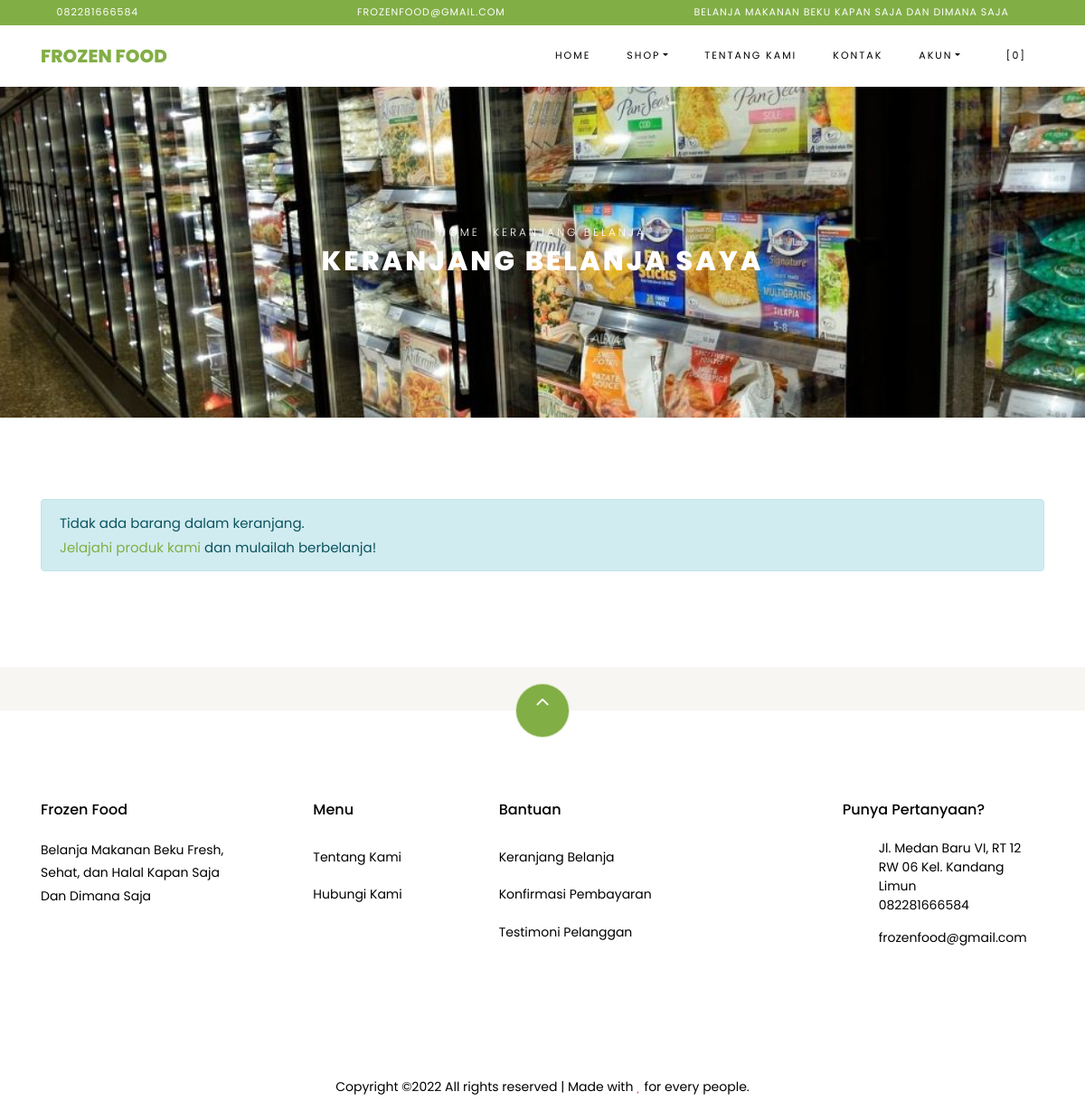
The app's page /index.php/shop/cart with its own data.
### tables this page shows
CREATE TABLE `settings` (
  `id` int(10) NOT NULL,
  `key` varchar(32) NOT NULL,
  `content` text NOT NULL
);

### application/helpers/themes_helper.php (called while the page is built, shortened)
<?php
if ( ! function_exists('get_theme_name'))
{
    function get_theme_name() {
        $current_theme = get_settings('current_theme_name');
        return ($current_theme) ? $current_theme : false;
    }
}
if ( ! function_exists('get_template_part'))
{
    function get_template_part($file_name = null, $params = array()) {
        if ($file_name !== '') {
            $current_theme = get_theme_name();
            if ( file_exists($file_location = VIEWPATH .'themes/'. $current_theme .'/'. $file_name .'.php')) {
                $CI =& get_instance();
                $CI->load->view('themes/'. $current_theme .'/'. $file_name, $params);
            }
            else {
                echo '<div>Kesalahan: berkas tema <b>'. $file_name .'.php</b> tidak ditemukan.<br>Lokasi berkas: <b>'. $file_location .'</b></div>';
            }
        }
    }
}
if ( ! function_exists('get_header'))
{
    function get_header($params = null, $section = '', $current_section = '') {
        $load_params = array();
        if ( is_null($params)) {
            $load_params['title'] = get_settings('site_name');
        }
        else if ( is_string($params)) {
            $load_params['title'] = $params;
        }
        $load_params['sidebar_section'] = $section;
        $load_params['current_section'] = $current_section;
        get_template_part('header', $load_params);
    }
}
if ( ! function_exists('get_footer'))
{
    function get_footer($params = array()) {
        get_template_part('footer', $params);
    }
}
if ( ! function_exists('get_theme_uri'))
{
    function get_theme_uri($file_name = null, $theme_name = NULL)
    {
        $theme_name = ($theme_name == NULL) ? get_theme_name() : $theme_name;
        return is_null($file_name) ? base_url('assets/themes/'. $theme_name .'/') : base_url('assets/themes/'. $theme_name .'/'. $file_name) ;
    }
}

### application/controllers/Shop.php (called while the page is built, shortened)
<?php
class Shop extends CI_Controller {
    public function cart()
    {
        $cart['carts'] = $this->cart->contents();
        $cart['total_cart'] = $this->cart->total();
        $ongkir = ($cart['total_cart'] >= get_settings('min_shop_to_free_shipping_cost')) ? 0 : get_settings('shipping_cost');
        $cart['total_price'] = $cart['total_cart'] + $ongkir;
        get_header('Keranjang Belanja');
        get_template_part('shop/cart', $cart);
        get_footer();
    }
}

### index.php (called while the page is built, shortened)
<?php
require_once BASEPATH . 'core/CodeIgniter.php';

### application/helpers/global_helper.php (called while the page is built, shortened)
<?php
if (!function_exists('get_settings')) {
    function get_settings($key = '')
    {
        $CI = &get_instance();
        $row = $CI->db
            ->select('content')
            ->where('key', $key)
            ->get('settings')
            ->row();
        return $row->content;
    }
}
if (!function_exists('get_store_name')) {
    function get_store_name()
    {
        return get_settings('store_name');
    }
}

### application/helpers/session_helper.php (called while the page is built, shortened)
<?php
if (!function_exists('init')) {
    function init()
    {
        $CI = &get_instance();
        return $CI;
    }
}
if (!function_exists('session_data')) {
    function session_data()
    {
        $CI = init();
        $read_session_in_cookie = get_cookie('__ACTIVE_SESSION_DATA');
        $read_session_in_session = $CI->session->userdata('__ACTIVE_SESSION_DATA');
        if ($read_session_in_cookie) {
            $read_data = $CI->encryption->decrypt($read_session_in_cookie);
            $read_data = json_decode($read_data);
            return $read_data;
        } else if ($read_session_in_session) {
            $read_data = $CI->encryption->decrypt($read_session_in_session);
            $read_data = json_decode($read_data);
            return $read_data;
        } else {
            $default_session = new stdClass();
            $default_session->is_login = FALSE;
            $default_session->user_id = 0;
            $default_session->login_at = 0;
            $default_session->remember_me = FALSE;
            return $default_session;
        }
    }
}

### application/views/themes/vegefoods/shop/cart.php (the view, shortened to what this page needs)
<div class="hero-wrap hero-bread" style="background-image: url('<?php echo get_theme_uri('images/bg_1.jpg'); ?>');">
    <div class="container">
      <div class="row no-gutters slider-text align-items-center justify-content-center">
        <div class="col-md-9 ftco-animate text-center">
            <p class="breadcrumbs"><span class="mr-2"><?php echo anchor(base_url(), 'Home'); ?></span> <span>Keranjang Belanja</span></p>
          <h1 class="mb-0 bread">Keranjang Belanja Saya</h1>
        </div>
      </div>
    </div>
  </div>
  <section class="ftco-section ftco-Keranjang Belanja">
          <div class="container">
          <?php if ( count($carts) > 0) : ?>
            <form action="<?php echo site_url('shop/checkout'); ?>" method="POST">
              <div class="row">
              <div class="col-md-12 ftco-animate">
                  <div class="cart-list">
                      <table class="table">
                          <thead class="thead-primary">
                            <tr class="text-center">
                              <th>&nbsp;</th>
                              <th>&nbsp;</th>
                              <th>Produk</th>
                              <th>Harga</th>
                              <th>Kuantitas</th>
                              <th>Sub Total</th>
                            </tr>
                          </thead>
                          <tbody>
                              <?php foreach ($carts as $item) : ?>
                            <tr class="text-center cart-<?php echo $item['rowid']; ?>">
                              <td class="product-remove"><a href="#" class="remove-item" data-rowid="<?php echo $item['rowid']; ?>"><span class="ion-ios-close"></span></a></td>
                              <td class="image-prod"><div class="img img-fluid rounded" style="background-image:url(<?php echo get_product_image($item['id']); ?>);"></div></td>
                              <td class="product-name">
                                  <h3><?php echo $item['name']; ?></h3>
                              </td>
                              <td class="price">Rp <?php echo format_rupiah($item['price']); ?></td>
                              <td class="quantity">
                                  <div class="input-group mb-3">
                                   <input type="text" name="quantity[<?php echo $item['rowid']; ?>]" class="quantity form-control input-number" value="<?php echo $item['qty']; ?>" min="1" max="100">
                                </div>
                            </td>
                              <td class="total">Rp <?php echo format_rupiah($item['subtotal']); ?></td>
                            </tr>
                              <?php endforeach; ?>
                          </tbody>
                        </table>
                    </div>
              </div>
          </div>
          <div class="row justify-content-end">
              <div class="col-lg-4 mt-5 cart-wrap ftco-animate">
                  <div class="cart-total mb-3">
                      <h3>Kode Kupon</h3>
                      <p>Punya kode kupon? Gunakan kupon kamu untuk mendapatkan potongan harga menarik</p>
                <div class="form-group">
                    <label for="code">Kode:</label>
                  <input id="code" name="coupon_code" type="text" class="form-control text-left px-3" placeholder="">
                </div>
                  </div>
              </div>
              <div class="col-lg-4 mt-5 cart-wrap ftco-animate">
                  <div class="cart-total mb-3">
                      <h3>Rincian Keranjang</h3>
                      <p class="d-flex">
                          <span>Subtotal</span>
                          <span class="n-subtotal font-weight-bold">Rp <?php echo format_rupiah($total_cart); ?></span>
                      </p>
                      <p class="d-flex">
                          <span>Biaya pengiriman</span>
                          <?php if ( $total_cart >= get_settings('min_shop_to_free_shipping_cost')) : ?>
                          <span class="n-ongkir font-weight-bold">Gratis</span>
                          <?php else : ?>
                            <span class="n-ongkir font-weight-bold">Rp <?php echo format_rupiah(get_settings('shipping_cost')); ?></span>
                          <?php endif; ?>
                      </p>
                      <hr>
                      <p class="d-flex total-price">
                          <span>Total</span>
                          <span class="n-total font-weight-bold">Rp <?php echo format_rupiah($total_price); ?></span>
                      </p>
                  </div>
                  <p><button type="submit" class="btn btn-primary py-3 px-4">Checkout</button></p>
              </div>
          </div>
          </form>
          <?php else : ?>
            <div class="row">
              <div class="col-md-12 ftco-animate">
                <div class="alert alert-info">Tidak ada barang dalam keranjang.<br><?php echo anchor('browse', 'Jelajahi produk kami'); ?> dan mulailah berbelanja!</div>
              </div>
            </div>
          <?php endif; ?>
          </div>
      </section>

### application/views/themes/vegefoods/header.php (shortened to what this page needs)
?><!DOCTYPE html>
<html lang="en">
  <head>
    <link rel="stylesheet" href="<?php echo get_theme_uri('css/open-iconic-bootstrap.min.css'); ?>">
    <link rel="stylesheet" href="<?php echo get_theme_uri('css/animate.css'); ?>">
    <link rel="stylesheet" href="<?php echo get_theme_uri('css/owl.carousel.min.css'); ?>">
    <link rel="stylesheet" href="<?php echo get_theme_uri('css/owl.theme.default.min.css'); ?>">
    <link rel="stylesheet" href="<?php echo get_theme_uri('css/magnific-popup.css'); ?>">
    <link rel="stylesheet" href="<?php echo get_theme_uri('css/aos.css'); ?>">
	<link rel="stylesheet" href="<?php echo get_theme_uri('css/ionicons.min.css'); ?>">
	<link rel="stylesheet" href="<?php echo get_theme_uri('js/plugins/@fortawesome/fontawesome-free/css/all.min.css', 'argon'); ?>">
    <link rel="stylesheet" href="<?php echo get_theme_uri('css/bootstrap-datepicker.css'); ?>">
    <link rel="stylesheet" href="<?php echo get_theme_uri('css/jquery.timepicker.css'); ?>">
    <link rel="stylesheet" href="<?php echo get_theme_uri('css/flaticon.css'); ?>">
    <link rel="stylesheet" href="<?php echo get_theme_uri('css/icomoon.css'); ?>">
	<link rel="stylesheet" href="<?php echo get_theme_uri('css/style.css'); ?>">
	<link rel="stylesheet" href="<?php echo base_url('assets/plugins/toastr/toastr.min.css'); ?>">
  </head>
  <body class="goto-here">
		<div class="py-1 bg-primary">
    	<div class="container">
    		<div class="row no-gutters d-flex align-items-start align-items-center px-md-0">
	    		<div class="col-lg-12 d-block">
		    		<div class="row d-flex">
		    			<div class="col-md pr-4 d-flex topper align-items-center">
					    	<div class="icon mr-2 d-flex justify-content-center align-items-center"><span class="icon-phone2"></span></div>
						    <span class="text"><?php echo get_settings('store_phone_number'); ?></span>
					    </div>
					    <div class="col-md pr-4 d-flex topper align-items-center">
					    	<div class="icon mr-2 d-flex justify-content-center align-items-center"><span class="icon-paper-plane"></span></div>
						    <span class="text"><?php echo get_settings('store_email'); ?></span>
					    </div>
					    <div class="col-md-5 pr-4 d-flex topper align-items-center text-lg-right">
						    <span class="text"><?php echo get_settings('store_tagline'); ?></span>
					    </div>
				    </div>
			    </div>
		    </div>
		  </div>
    </div>
    <nav class="navbar navbar-expand-lg navbar-dark ftco_navbar bg-dark ftco-navbar-light" id="ftco-navbar">
	    <div class="container">
	      <a class="navbar-brand" href="<?php echo base_url(); ?>"><?php echo get_store_name(); ?></a>
	      <div class="collapse navbar-collapse" id="ftco-nav">
	        <ul class="navbar-nav ml-auto">
	          <li class="nav-item active"><a href="<?php echo base_url(); ?>" class="nav-link">Home</a></li>
	          <li class="nav-item dropdown">
              <a class="nav-link dropdown-toggle" href="#" id="dropdown04" data-toggle="dropdown" aria-haspopup="true" aria-expanded="false">Shop</a>
            </li>
	          <li class="nav-item"><a href="<?php echo site_url('pages/about'); ?>" class="nav-link">Tentang Kami</a></li>
              <li class="nav-item"><a href="<?php echo site_url('pages/contact'); ?>" class="nav-link">Kontak</a></li>
              <li class="nav-item dropdown">
              <a class="nav-link dropdown-toggle" href="#" id="dropdown05" data-toggle="dropdown" aria-haspopup="true" aria-expanded="false">Akun</a>
            </li>
	          <li class="nav-item cta cta-colored"><a href="<?php echo site_url('shop/cart'); ?>" class="nav-link"><span class="icon-shopping_cart"></span>[<span class="cart-item-total">0</span>]</a></li>
	        </ul>
	      </div>
	    </div>
	  </nav>

### application/views/themes/vegefoods/footer.php (shortened to what this page needs)
<section class="ftco-section ftco-no-pt ftco-no-pb py-5 bg-light">
    <div class="container py-4">
    </div>
  </section>
  <footer class="ftco-footer ftco-section">
    <div class="container">
        <div class="row">
            <div class="mouse">
                      <a href="#" class="mouse-icon">
                          <div class="mouse-wheel"><span class="ion-ios-arrow-up"></span></div>
                      </a>
                  </div>
        </div>
      <div class="row mb-5">
        <div class="col-md">
          <div class="ftco-footer-widget mb-4">
            <h2 class="ftco-heading-2"><?php echo get_store_name(); ?></h2>
            <p><?php echo get_settings('store_description'); ?></p>
            <ul class="ftco-footer-social list-unstyled float-md-left float-lft mt-5">
            </ul>
          </div>
        </div>
        <div class="col-md">
          <div class="ftco-footer-widget mb-4 ml-md-5">
            <h2 class="ftco-heading-2">Menu</h2>
            <ul class="list-unstyled">
              <li><a href="<?php echo site_url('pages/about'); ?>" class="py-2 d-block">Tentang Kami</a></li>
              <li><a href="<?php echo site_url('pages/contact'); ?>" class="py-2 d-block">Hubungi Kami</a></li>
            </ul>
          </div>
        </div>
        <div class="col-md-4">
           <div class="ftco-footer-widget mb-4">
            <h2 class="ftco-heading-2">Bantuan</h2>
            <div class="d-flex">
                <ul class="list-unstyled mr-l-5 pr-l-3 mr-4">
                  <li><a href="<?php echo site_url('shop/cart'); ?>" class="py-2 d-block">Keranjang Belanja</a></li>
                  <li><a href="<?php echo site_url('customer/payments/confirm'); ?>" class="py-2 d-block">Konfirmasi Pembayaran</a></li>
                  <li><a href="<?php echo site_url('shop/testimonial'); ?>" class="py-2 d-block">Testimoni Pelanggan</a></li>
                </ul>
              </div>
          </div>
        </div>
        <div class="col-md">
          <div class="ftco-footer-widget mb-4">
              <h2 class="ftco-heading-2">Punya Pertanyaan?</h2>
              <div class="block-23 mb-3">
                <ul>
                  <li><span class="icon icon-map-marker"></span><span class="text"><?php echo get_settings('store_address'); ?></span></li>
                  <li><a href="#"><span class="icon icon-phone"></span><span class="text"><?php echo get_settings('store_phone_number'); ?></span></a></li>
                  <li><a href="#"><span class="icon icon-envelope"></span><span class="text"><?php echo get_settings('store_email'); ?></span></a></li>
                </ul>
              </div>
          </div>
        </div>
      </div>
      <div class="row">
        <div class="col-md-12 text-center">
          <p>
                        Copyright &copy;<script>document.write(new Date().getFullYear());</script> All rights reserved | Made with <i class="icon-heart text-danger" aria-hidden="true"></i> for every people.
                      </p>
        </div>
      </div>
    </div>
  </footer>
</body>
</html>

### records on screen
settings: content "082281666584"
settings: content "FROZENFOOD@GMAIL.COM", content "frozenfood@gmail.com"
settings: content "BELANJA MAKANAN BEKU KAPAN SAJA DAN DIMANA SAJA"
settings: content "FROZEN FOOD", content "Frozen Food"
settings: content (picture)
settings: content "Belanja Makanan Beku Fresh, Sehat, dan Halal Kapan Saja Dan Dimana Saja"
settings: content "Jl. Medan Baru VI, RT 12 RW 06 Kel. Kandang Limun"

### other values on screen
anchor(base_url(), 'Home') "HOME"
anchor('browse', 'Jelajahi produk kami') "Jelajahi produk kami"
